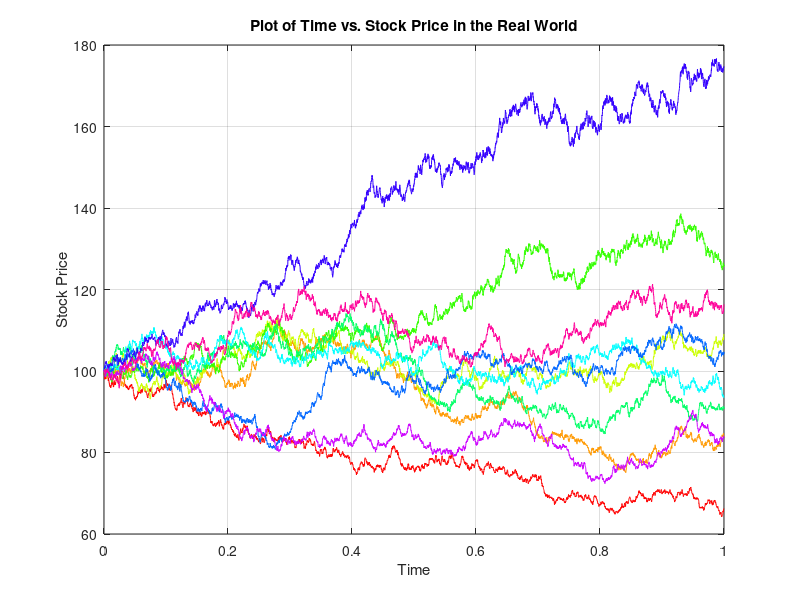
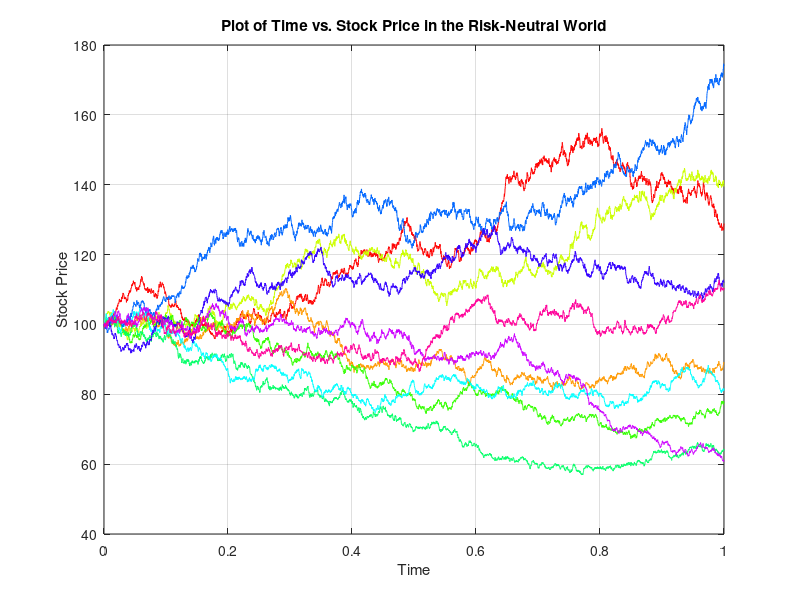

These charts were generated, in order, by the following MATLAB code: (Note: a time limit stopped this script after it produced the figures.)
function [] = Lab10_Q1()
    clc;
    figure_name = 'Lab10_Q1-Figure';
    figure_i = 1;
    mu_r = 0.1; sig = 0.2; r = 0.05; s0 = 100; T = 1;
    N_paths = 10; N_pts = 5000;
    cols = hsv(N_paths);

    % Simulated Paths for Real World.
    fig_name = 'Plot of Time vs. Stock Price in the Real World';
    p = figure('Position', [0, 0, 640, 480], 'Name', fig_name);
    for i = 1:N_paths
        [t, st_path] = StockGBM(s0, mu_r, sig, T, N_pts);
        plot(t, st_path, 'Color', cols(i, :));
        hold on
    end
    hold off
    grid on;
    xlabel('Time');
    ylabel('Stock Price');
    title(fig_name);
    saveas(p, [figure_name, num2str(figure_i)], 'png');
    figure_i = figure_i + 1;

    % Simulated Paths for Risk-Neutral World.
    fig_name = 'Plot of Time vs. Stock Price in the Risk-Neutral World';
    p = figure('Position', [0, 0, 640, 480], 'Name', fig_name);
    for i = 1:N_paths
        [t, st_path] = StockGBM(s0, r, sig, T, N_pts);
        plot(t, st_path, 'Color', cols(i, :));
        hold on
    end
    hold off
    grid on;
    xlabel('Time');
    ylabel('Stock Price');
    title(fig_name);
    saveas(p, [figure_name, num2str(figure_i)], 'png');
    figure_i = figure_i + 1;

    % Computing Price for Asian Option.
    % Parameter definition.
    r = 0.05; sig = 0.2; T = 0.5; s0 = 100; K = 105;
    N_paths = 1000; N_prices = 1000; N_vals = 100;

    put_prices = zeros(1, N_vals);
    call_prices = zeros(1, N_vals);
    for i = 1:N_vals
        [put_prices(i), call_prices(i)] = AsianOptionPrice(s0, r, sig, K, T, N_prices, N_paths);
    end
    [put_l, put_r] = ConfidenceInterval95(put_prices);
    [call_l, call_r] = ConfidenceInterval95(call_prices);
    fprintf('95%% Confidence Interval for Asian Call Option with K = %d,\n', K);
    fprintf('[%0.6f, %0.6f]\n\n', call_l, call_r);
    fprintf('95%% Confidence Interval for Asian Put Option with K = %d,\n', K);
    fprintf('[%0.6f, %0.6f]\n\n', put_l, put_r);

    % For K = 110.
    K_new = 110;
    put_prices = zeros(1, N_vals);
    call_prices = zeros(1, N_vals);
    for i = 1:N_vals
        [put_prices(i), call_prices(i)] = AsianOptionPrice(s0, r, sig, K_new, T, N_prices, N_paths);
    end
    [put_l, put_r] = ConfidenceInterval95(put_prices);
    [call_l, call_r] = ConfidenceInterval95(call_prices);
    fprintf('95%% Confidence Interval for Asian Call Option with K = %d,\n', K_new);
    fprintf('[%0.6f, %0.6f]\n\n', call_l, call_r);
    fprintf('95%% Confidence Interval for Asian Put Option with K = %d,\n', K_new);
    fprintf('[%0.6f, %0.6f]\n\n', put_l, put_r);

    % For K = 90.
    K_new = 90;
    put_prices = zeros(1, N_vals);
    call_prices = zeros(1, N_vals);
    for i = 1:N_vals
        [put_prices(i), call_prices(i)] = AsianOptionPrice(s0, r, sig, K_new, T, N_prices, N_paths);
    end
    [put_l, put_r] = ConfidenceInterval95(put_prices);
    [call_l, call_r] = ConfidenceInterval95(call_prices);
    fprintf('95%% Confidence Interval for Asian Call Option with K = %d,\n', K_new);
    fprintf('[%0.6f, %0.6f]\n\n', call_l, call_r);
    fprintf('95%% Confidence Interval for Asian Put Option with K = %d,\n', K_new);
    fprintf('[%0.6f, %0.6f]\n\n', put_l, put_r);

    % Sensitivity Analysis.
    % Varying S0.
    s0_var = 50:1:150;
    N_vals = length(s0_var);
    put_prices = zeros(1, N_vals);
    call_prices = zeros(1, N_vals);
    for i = 1:N_vals
        [put_prices(i), call_prices(i)] = AsianOptionPrice(s0_var(i), r, sig, K, T, N_prices, N_paths);
    end
    fig_name = ['Plot of S0 vs. Asian Call Price (S0 = ', num2str(s0_var(1)), ' to ', num2str(s0_var(N_vals)), ' with an increment of ', num2str(s0_var(2) - s0_var(1)), ')'];
    p = figure('Position', [0, 0, 640, 480], 'Name', fig_name);
    plot(s0_var, call_prices, 'b');
    grid on;
    xlabel('S0');
    ylabel('Call Price');
    title(fig_name);
    saveas(p, [figure_name, num2str(figure_i)], 'png');
    figure_i = figure_i + 1;
    fig_name = ['Plot of S0 vs. Asian Put Price (S0 = ', num2str(s0_var(1)), ' to ', num2str(s0_var(N_vals)), ' with an increment of ', num2str(s0_var(2) - s0_var(1)), ')'];
    p = figure('Position', [0, 0, 640, 480], 'Name', fig_name);
    plot(s0_var, put_prices, 'r');
    grid on;
    xlabel('S0');
    ylabel('Put Price');
    title(fig_name);
    saveas(p, [figure_name, num2str(figure_i)], 'png');
    figure_i = figure_i + 1;
    
    % Varying r.
    r_var = 0:0.01:0.4;
    N_vals = length(r_var);
    put_prices = zeros(1, N_vals);
    call_prices = zeros(1, N_vals);
    for i = 1:N_vals
        [put_prices(i), call_prices(i)] = AsianOptionPrice(s0, r_var(i), sig, K, T, N_prices, N_paths);
    end
    fig_name = ['Plot of r vs. Asian Call Price (r = ', num2str(r_var(1)), ' to ', num2str(r_var(N_vals)), ' with an increment of ', num2str(r_var(2) - r_var(1)), ')'];
    p = figure('Position', [0, 0, 640, 480], 'Name', fig_name);
    plot(r_var, call_prices, 'b');
    grid on;
    xlabel('r');
    ylabel('Call Price');
    title(fig_name);
    saveas(p, [figure_name, num2str(figure_i)], 'png');
    figure_i = figure_i + 1;
    fig_name = ['Plot of r vs. Asian Put Price (r = ', num2str(r_var(1)), ' to ', num2str(r_var(N_vals)), ' with an increment of ', num2str(r_var(2) - r_var(1)), ')'];
    p = figure('Position', [0, 0, 640, 480], 'Name', fig_name);
    plot(r_var, put_prices, 'r');
    grid on;
    xlabel('r');
    ylabel('Put Price');
    title(fig_name);
    saveas(p, [figure_name, num2str(figure_i)], 'png');
    figure_i = figure_i + 1;

    % Varying sigma.
    sig_var = 0:0.01:0.5;
    N_vals = length(sig_var);
    put_prices = zeros(1, N_vals);
    call_prices = zeros(1, N_vals);
    for i = 1:N_vals
        [put_prices(i), call_prices(i)] = AsianOptionPrice(s0, r, sig_var(i), K, T, N_prices, N_paths);
    end
    fig_name = ['Plot of \sigma vs. Asian Call Price (\sigma = ', num2str(sig_var(1)), ' to ', num2str(sig_var(N_vals)), ' with an increment of ', num2str(sig_var(2) - sig_var(1)), ')'];
    p = figure('Position', [0, 0, 640, 480], 'Name', fig_name);
    plot(sig_var, call_prices, 'b');
    grid on;
    xlabel('\sigma');
    ylabel('Call Price');
    title(fig_name);
    saveas(p, [figure_name, num2str(figure_i)], 'png');
    figure_i = figure_i + 1;
    fig_name = ['Plot of \sigma vs. Asian Put Price (\sigma = ', num2str(sig_var(1)), ' to ', num2str(sig_var(N_vals)), ' with an increment of ', num2str(sig_var(2) - sig_var(1)), ')'];
    p = figure('Position', [0, 0, 640, 480], 'Name', fig_name);
    plot(sig_var, put_prices, 'r');
    grid on;
    xlabel('\sigma');
    ylabel('Put Price');
    title(fig_name);
    saveas(p, [figure_name, num2str(figure_i)], 'png');
    figure_i = figure_i + 1;

    % Varying K.
    K_var = 50:1:150;
    N_vals = length(K_var);
    put_prices = zeros(1, N_vals);
    call_prices = zeros(1, N_vals);
    for i = 1:N_vals
        [put_prices(i), call_prices(i)] = AsianOptionPrice(s0, r, sig, K_var(i), T, N_prices, N_paths);
    end
    fig_name = ['Plot of K vs. Asian Call Price (K = ', num2str(K_var(1)), ' to ', num2str(K_var(N_vals)), ' with an increment of ', num2str(K_var(2) - K_var(1)), ')'];
    p = figure('Position', [0, 0, 640, 480], 'Name', fig_name);
    plot(K_var, call_prices, 'b');
    grid on;
    xlabel('K');
    ylabel('Call Price');
    title(fig_name);
    saveas(p, [figure_name, num2str(figure_i)], 'png');
    figure_i = figure_i + 1;
    fig_name = ['Plot of K vs. Asian Put Price (K = ', num2str(K_var(1)), ' to ', num2str(K_var(N_vals)), ' with an increment of ', num2str(K_var(2) - K_var(1)), ')'];
    p = figure('Position', [0, 0, 640, 480], 'Name', fig_name);
    plot(K_var, put_prices, 'r');
    grid on;
    xlabel('K');
    ylabel('Put Price');
    title(fig_name);
    saveas(p, [figure_name, num2str(figure_i)], 'png');
    figure_i = figure_i + 1;

    % Varying T.
    T_var = 0.2:0.01:1.2;
    N_vals = length(T_var);
    put_prices = zeros(1, N_vals);
    call_prices = zeros(1, N_vals);
    for i = 1:N_vals
        [put_prices(i), call_prices(i)] = AsianOptionPrice(s0, r, sig, K, T_var(i), N_prices, N_paths);
    end
    fig_name = ['Plot of T vs. Asian Call Price (T = ', num2str(T_var(1)), ' to ', num2str(T_var(N_vals)), ' with an increment of ', num2str(T_var(2) - T_var(1)), ')'];
    p = figure('Position', [0, 0, 640, 480], 'Name', fig_name);
    plot(T_var, call_prices, 'b');
    grid on;
    xlabel('T');
    ylabel('Call Price');
    title(fig_name);
    saveas(p, [figure_name, num2str(figure_i)], 'png');
    figure_i = figure_i + 1;
    fig_name = ['Plot of T vs. Asian Put Price (T = ', num2str(T_var(1)), ' to ', num2str(T_var(N_vals)), ' with an increment of ', num2str(T_var(2) - T_var(1)), ')'];
    p = figure('Position', [0, 0, 640, 480], 'Name', fig_name);
    plot(T_var, put_prices, 'r');
    grid on;
    xlabel('T');
    ylabel('Put Price');
    title(fig_name);
    saveas(p, [figure_name, num2str(figure_i)], 'png');
end

function [ival1, ival2] = ConfidenceInterval95(vals)
    N = length(vals);
    avg_val = mean(vals);
    var_val = sqrt(var(vals));
    ival1 = avg_val - (1.96 * var_val / sqrt(N));
    ival2 = avg_val + (1.96 * var_val / sqrt(N));
end

function [put_price, call_price] = AsianOptionPrice(s0, r, sig, K, T, N_prices, N_paths)
    payoff_call = zeros(1, N_paths);
    payoff_put = zeros(1, N_paths);
    for i = 1:N_paths
        [t, st_path] = StockGBM(s0, r, sig, T, N_prices);
        tmp_var = mean(st_path);
        payoff_call(i) = max((tmp_var - K), 0);
        payoff_put(i) = max((K - tmp_var), 0);
    end
    put_price = mean(payoff_put) * exp(-r * T);
    call_price = mean(payoff_call) * exp(-r * T);
end

function [t, st_path] = StockGBM(s0, mu_r, sig, T, N)
    del_T = T / N;
    norm_dis = randn(1, N);
    norm_dis1 = [0 cumsum(norm_dis)] * sqrt(del_T);
    t = 0:del_T:T;
    st_path = ((mu_r - (0.5 * sig * sig)) .* t) + (sig .* norm_dis1);
    st_path = s0 * exp(st_path);
end
